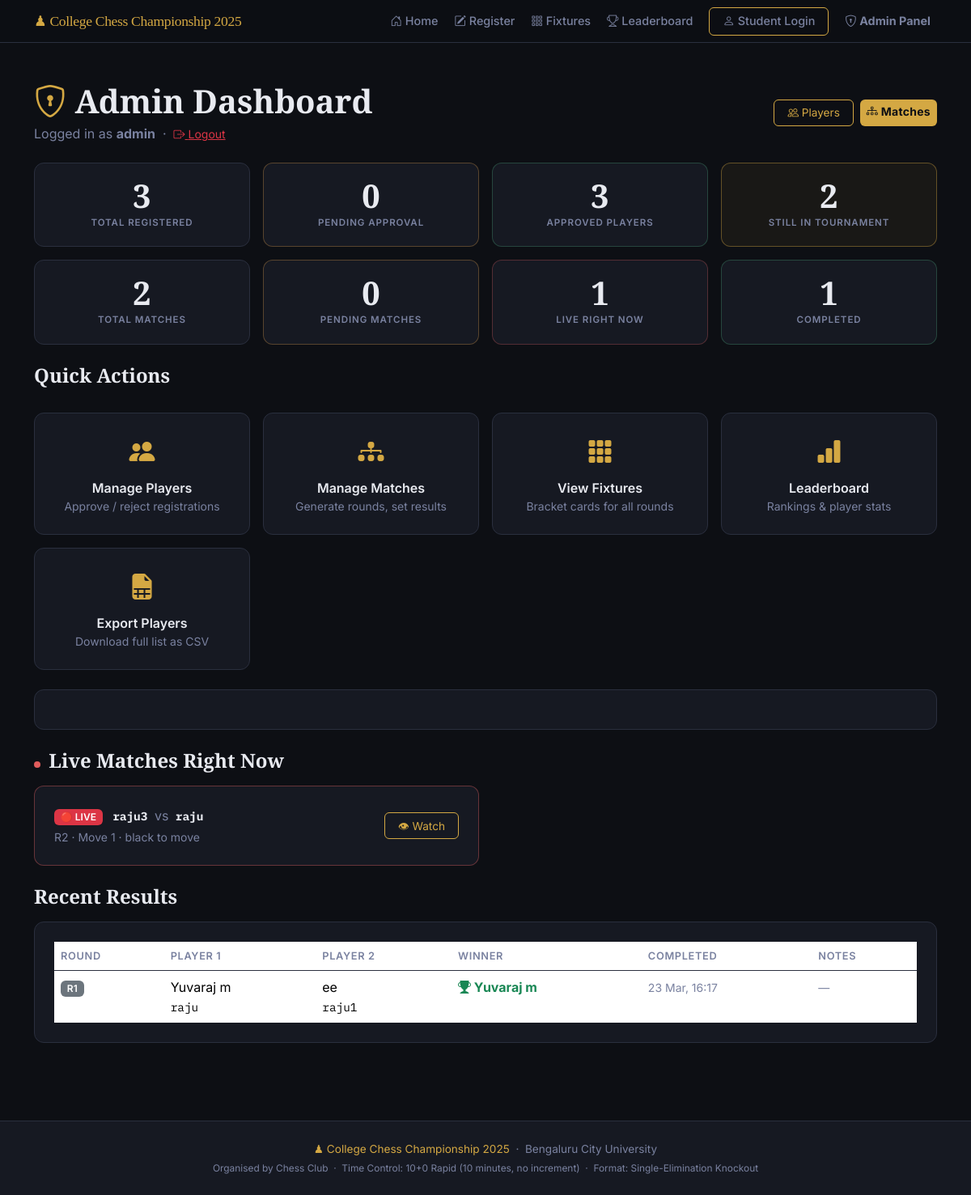
Screenshot of /admin/dashboard (signed in) with the database file from the repository.
### models.py (models this page shows, shortened)
class Match(db.Model):
    __tablename__ = "matches"
    id = db.Column(db.Integer, primary_key=True)
    round_number = db.Column(db.Integer, nullable=False)   # 1 = Round 1, 2 = QF, etc.
    round_label  = db.Column(db.String(50), nullable=True) # e.g. "Quarter-Final"
    player1_id = db.Column(db.Integer, db.ForeignKey("players.id"), nullable=False)
    player2_id = db.Column(db.Integer, db.ForeignKey("players.id"), nullable=True)
    winner_id = db.Column(db.Integer, db.ForeignKey("players.id"), nullable=True)
    status = db.Column(db.String(20), default="pending", nullable=False)
    created_at   = db.Column(db.DateTime, default=datetime.utcnow)
    completed_at = db.Column(db.DateTime, nullable=True)
    board_state   = db.Column(db.Text, nullable=True)       # JSON string of 8x8 board
    move_history  = db.Column(db.Text, default='[]')         # JSON array of move notations
    last_move     = db.Column(db.String(20), nullable=True)  # Last move in algebraic notation
    current_turn  = db.Column(db.String(10), default='white') # 'white' or 'black'
    move_count    = db.Column(db.Integer, default=0)          # Total moves played
    notes = db.Column(db.String(300), nullable=True)

class Player(db.Model):
    __tablename__ = "players"
    id = db.Column(db.Integer, primary_key=True)
    full_name      = db.Column(db.String(100), nullable=False)
    roll_number    = db.Column(db.String(50),  unique=True, nullable=False)
    chess_username = db.Column(db.String(50),  unique=True, nullable=False)
    whatsapp       = db.Column(db.String(20),  nullable=False)
    registered_at = db.Column(db.DateTime, default=datetime.utcnow)
    is_approved   = db.Column(db.Boolean, default=False)   # Admin must approve
    is_eliminated = db.Column(db.Boolean, default=False)   # Set True after a loss
    wins      = db.Column(db.Integer, default=0)   # Total match wins
    losses    = db.Column(db.Integer, default=0)   # Total match losses
    points    = db.Column(db.Integer, default=0)   # 1 per win, used for ranking
    bye_count = db.Column(db.Integer, default=0)   # Number of byes received
    matches_as_p1 = db.relationship(
        "Match", foreign_keys="Match.player1_id",
        backref="player1", lazy="dynamic"
    )
    matches_as_p2 = db.relationship(
        "Match", foreign_keys="Match.player2_id",
        backref="player2", lazy="dynamic"
    )
    matches_won = db.relationship(
        "Match", foreign_keys="Match.winner_id",
        backref="winner", lazy="dynamic"
    )

### app.py (the view)
    @app.route("/admin/dashboard")
    @admin_required
    def admin_dashboard():
        stats = {
            "total_registered": Player.query.count(),
            "pending_approval": Player.query.filter_by(is_approved=False).count(),
            "approved":         Player.query.filter_by(is_approved=True).count(),
            "eliminated":       Player.query.filter_by(is_eliminated=True).count(),
            "still_active":     Player.query.filter_by(is_approved=True, is_eliminated=False).count(),
            "total_matches":    Match.query.count(),
            "pending_matches":  Match.query.filter_by(status="pending").count(),
            "live_matches":     Match.query.filter_by(status="in_progress").count(),
            "completed_matches":Match.query.filter_by(status="completed").count(),
        }
        highest_round = db.session.query(db.func.max(Match.round_number)).scalar() or 0
        recent_results = Match.query.filter_by(status="completed")\
                                    .order_by(Match.completed_at.desc())\
                                    .limit(5).all()
        live_matches = Match.query.filter_by(status="in_progress").all()
        current_round_done = highest_round == 0 or all(
            m.status in ('completed', 'bye')
            for m in Match.query.filter_by(round_number=highest_round).all()
        )
        has_pending = Match.query.filter_by(round_number=highest_round, status='pending').count() > 0
        return render_template(
            "admin_dashboard.html",
            stats            = stats,
            current_round    = highest_round,
            recent_results   = recent_results,
            live_matches     = live_matches,
            current_round_done = current_round_done,
            has_pending      = has_pending,
        )

### templates/admin_dashboard.html (shortened to what this page needs)
{% extends "base.html" %}
{% block content %}
<section class="py-5">
  <div class="container">
    <div class="d-flex justify-content-between align-items-center mb-4">
      <div>
        <h1 class="chess-section-title mb-1">
          <i class="bi bi-shield-lock chess-gold"></i> Admin Dashboard
        </h1>
        <p class="text-muted mb-0">
          Logged in as <strong>{{ session.admin_username }}</strong>
          &nbsp;·&nbsp;
          <a href="{{ url_for('admin_logout') }}" class="text-danger small">
            <i class="bi bi-box-arrow-right"></i> Logout
          </a>
        </p>
      </div>
      <div class="d-flex gap-2">
        <a href="{{ url_for('admin_players') }}" class="btn chess-btn-outline btn-sm">
          <i class="bi bi-people"></i> Players
        </a>
        <a href="{{ url_for('admin_matches') }}" class="btn chess-btn-primary btn-sm">
          <i class="bi bi-diagram-3"></i> Matches
        </a>
      </div>
    </div>
    <div class="row g-3 mb-4">
      <div class="col-6 col-md-3">
        <div class="chess-stat-tile">
          <div class="chess-stat-tile-number">{{ stats.total_registered }}</div>
          <div class="chess-stat-tile-label">Total Registered</div>
        </div>
      </div>
      <div class="col-6 col-md-3">
        <div class="chess-stat-tile warning">
          <div class="chess-stat-tile-number">{{ stats.pending_approval }}</div>
          <div class="chess-stat-tile-label">Pending Approval</div>
        </div>
      </div>
      <div class="col-6 col-md-3">
        <div class="chess-stat-tile success">
          <div class="chess-stat-tile-number">{{ stats.approved }}</div>
          <div class="chess-stat-tile-label">Approved Players</div>
        </div>
      </div>
      <div class="col-6 col-md-3">
        <div class="chess-stat-tile gold">
          <div class="chess-stat-tile-number">{{ stats.still_active }}</div>
          <div class="chess-stat-tile-label">Still In Tournament</div>
        </div>
      </div>
      <div class="col-6 col-md-3">
        <div class="chess-stat-tile">
          <div class="chess-stat-tile-number">{{ stats.total_matches }}</div>
          <div class="chess-stat-tile-label">Total Matches</div>
        </div>
      </div>
      <div class="col-6 col-md-3">
        <div class="chess-stat-tile warning">
          <div class="chess-stat-tile-number">{{ stats.pending_matches }}</div>
          <div class="chess-stat-tile-label">Pending Matches</div>
        </div>
      </div>
      <div class="col-6 col-md-3">
        <div class="chess-stat-tile danger">
          <div class="chess-stat-tile-number">{{ stats.live_matches }}</div>
          <div class="chess-stat-tile-label">Live Right Now</div>
        </div>
      </div>
      <div class="col-6 col-md-3">
        <div class="chess-stat-tile success">
          <div class="chess-stat-tile-number">{{ stats.completed_matches }}</div>
          <div class="chess-stat-tile-label">Completed</div>
        </div>
      </div>
    </div>
    <div class="row g-3 mb-4">
      <div class="col-12">
        <h4 class="chess-section-title mb-3">Quick Actions</h4>
      </div>
      <div class="col-6 col-md-3">
        <a href="{{ url_for('admin_players') }}" class="chess-action-tile">
          <i class="bi bi-people-fill fs-2"></i>
          <div class="mt-2 fw-semibold">Manage Players</div>
          <div class="small text-muted">Approve / reject registrations</div>
        </a>
      </div>
      <div class="col-6 col-md-3">
        <a href="{{ url_for('admin_matches') }}" class="chess-action-tile">
          <i class="bi bi-diagram-3-fill fs-2"></i>
          <div class="mt-2 fw-semibold">Manage Matches</div>
          <div class="small text-muted">Generate rounds, set results</div>
        </a>
      </div>
      <div class="col-6 col-md-3">
        <a href="{{ url_for('fixtures') }}" class="chess-action-tile">
          <i class="bi bi-grid-3x3-gap-fill fs-2"></i>
          <div class="mt-2 fw-semibold">View Fixtures</div>
          <div class="small text-muted">Bracket cards for all rounds</div>
        </a>
      </div>
      <div class="col-6 col-md-3">
        <a href="{{ url_for('leaderboard') }}" class="chess-action-tile">
          <i class="bi bi-bar-chart-fill fs-2"></i>
          <div class="mt-2 fw-semibold">Leaderboard</div>
          <div class="small text-muted">Rankings &amp; player stats</div>
        </a>
      </div>
      <div class="col-6 col-md-3">
        <a href="{{ url_for('admin_export_players') }}" class="chess-action-tile">
          <i class="bi bi-file-earmark-spreadsheet-fill fs-2"></i>
          <div class="mt-2 fw-semibold">Export Players</div>
          <div class="small text-muted">Download full list as CSV</div>
        </a>
      </div>
    </div>
    {% if current_round > 0 %}
    <div class="chess-card mb-4">
    </div>
    {% endif %}
    {% if live_matches %}
    <h4 class="chess-section-title mb-3">
      <span class="live-dot-inline"></span> Live Matches Right Now
    </h4>
    <div class="row g-3 mb-4">
      {% for m in live_matches %}
      <div class="col-md-6">
        <div class="chess-card d-flex align-items-center justify-content-between" style="border-color:rgba(224,92,92,0.4)">
          <div>
            <span class="badge bg-danger me-2" style="animation:pulse 1.5s infinite">🔴 LIVE</span>
            <strong class="chess-mono">{{ m.player1.chess_username }}</strong>
            <span class="text-muted mx-1">vs</span>
            <strong class="chess-mono">{{ m.player2.chess_username if m.player2 else 'BYE' }}</strong>
            <div class="small text-muted mt-1">
              R{{ m.round_number }} · Move {{ m.move_count or 0 }} · {{ m.current_turn or 'white' | capitalize }} to move
            </div>
          </div>
          <a href="{{ url_for('admin_watch', match_id=m.id) }}" class="btn chess-btn-outline btn-sm">
            👁 Watch
          </a>
        </div>
      </div>
      {% endfor %}
    </div>
    {% endif %}
    {% if recent_results %}
    <h4 class="chess-section-title mb-3">Recent Results</h4>
    <div class="chess-card">
      <div class="table-responsive">
        <table class="table table-borderless chess-table mb-0">
          <thead>
            <tr>
              <th>Round</th>
              <th>Player 1</th>
              <th>Player 2</th>
              <th>Winner</th>
              <th>Completed</th>
              <th>Notes</th>
            </tr>
          </thead>
          <tbody>
            {% for m in recent_results %}
            <tr>
              <td><span class="badge bg-secondary">R{{ m.round_number }}</span></td>
              <td>
                {{ m.player1.full_name }}<br/>
                <span class="chess-mono small">{{ m.player1.chess_username }}</span>
              </td>
              <td>
                {% if m.player2 %}
                  {{ m.player2.full_name }}<br/>
                  <span class="chess-mono small">{{ m.player2.chess_username }}</span>
                {% else %}
                  <em class="text-muted">BYE</em>
                {% endif %}
              </td>
              <td>
                {% if m.winner %}
                  <span class="text-success fw-bold">
                    <i class="bi bi-trophy-fill"></i> {{ m.winner.full_name }}
                  </span>
                {% endif %}
              </td>
              <td>
                <small class="text-muted">
                  {% if m.completed_at %}
                    {{ m.completed_at.strftime('%d %b, %H:%M') }}
                  {% endif %}
                </small>
              </td>
              <td><small class="text-muted">{{ m.notes or '—' }}</small></td>
            </tr>
            {% endfor %}
          </tbody>
        </table>
      </div>
    </div>
    {% else %}
    <div class="chess-card text-center py-4 text-muted">
      <i class="bi bi-hourglass fs-2"></i>
      <p class="mt-2 mb-0">No matches completed yet.</p>
    </div>
    {% endif %}
  </div>
</section>
{% endblock %}

### templates/base.html (shortened to what this page needs)
<!DOCTYPE html>
<html lang="en">
<head>
  <link rel="stylesheet"
        href="https://cdn.jsdelivr.net/npm/bootstrap@5.3.3/dist/css/bootstrap.min.css" />
  <link rel="stylesheet"
        href="https://cdn.jsdelivr.net/npm/bootstrap-icons@1.11.3/font/bootstrap-icons.min.css" />
  <link rel="stylesheet" href="{{ url_for('static', filename='css/style.css') }}" />
</head>
<body>
  <nav class="navbar navbar-expand-lg navbar-dark chess-navbar sticky-top">
    <div class="container">
      <a class="navbar-brand chess-brand" href="{{ url_for('index') }}">
        ♟ {{ tournament_name }}
      </a>
      <div class="collapse navbar-collapse" id="navMenu">
        <ul class="navbar-nav ms-auto align-items-lg-center gap-1">
          <li class="nav-item">
            <a class="nav-link" href="{{ url_for('index') }}">
              <i class="bi bi-house-door"></i> Home
            </a>
          </li>
          <li class="nav-item">
            <a class="nav-link" href="{{ url_for('register') }}">
              <i class="bi bi-pencil-square"></i> Register
            </a>
          </li>
          <li class="nav-item">
            <a class="nav-link" href="{{ url_for('fixtures') }}">
              <i class="bi bi-grid-3x3-gap"></i> Fixtures
            </a>
          </li>
          <li class="nav-item">
            <a class="nav-link" href="{{ url_for('leaderboard') }}">
              <i class="bi bi-trophy"></i> Leaderboard
            </a>
          </li>
          {% if session.get('student_roll') %}
            <li class="nav-item">
              <a class="nav-link" href="{{ url_for('student_dashboard') }}">
                <i class="bi bi-person-circle"></i> My Dashboard
              </a>
            </li>
            <li class="nav-item">
              <a class="nav-link text-warning" href="{{ url_for('student_logout') }}">
                <i class="bi bi-box-arrow-right"></i> Log Out
              </a>
            </li>
          {% else %}
            <li class="nav-item">
              <a class="nav-link chess-btn-outline btn btn-sm ms-2"
                 href="{{ url_for('student_login') }}">
                <i class="bi bi-person"></i> Student Login
              </a>
            </li>
          {% endif %}
          {% if session.get('admin_logged_in') %}
            <li class="nav-item">
              <a class="nav-link btn btn-sm btn-warning ms-2 text-dark fw-bold"
                 href="{{ url_for('admin_dashboard') }}">
                <i class="bi bi-shield-lock"></i> Admin Panel
              </a>
            </li>
          {% endif %}
        </ul>
      </div>
    </div>
  </nav>
  <main>
    {% block content %}{% endblock %}
  </main>
  <footer class="chess-footer mt-5 py-4">
    <div class="container text-center">
      <p class="mb-1">
        <span class="chess-gold">♟ {{ tournament_name }}</span>
        &nbsp;·&nbsp; {{ college_name }}
      </p>
      <p class="text-muted small mb-0">
        Organised by {{ organizer_name }}
        &nbsp;·&nbsp;
        Time Control: {{ time_control }}
        &nbsp;·&nbsp;
        Format: {{ tournament_format }}
      </p>
    </div>
  </footer>
</body>
</html>

### rows the page displays
Match: player1.chess_username "raju3", player2 "raju", round_number "2", move_count "1", current_turn "black"
Match: round_number "1", player1.full_name "Yuvaraj m", player1.chess_username "raju", player2.full_name "ee", player2.chess_username "raju1", winner.full_name "Yuvaraj m", completed_at "23 Mar, 16:17", notes "—"

### other values shown
{{ tournament_name }} "College Chess Championship 2025"
{{ session.admin_username }} "admin"
{{ stats.total_registered }} "3"
{{ stats.pending_approval }} "0"
{{ stats.approved }} "3"
{{ stats.still_active }} "2"
{{ stats.total_matches }} "2"
{{ stats.pending_matches }} "0"
{{ stats.live_matches }} "1"
{{ stats.completed_matches }} "1"
{{ college_name }} "Bengaluru City University"
{{ organizer_name }} "Chess Club"
{{ time_control }} "10+0 Rapid (10 minutes, no increment)"
{{ tournament_format }} "Single-Elimination Knockout"
